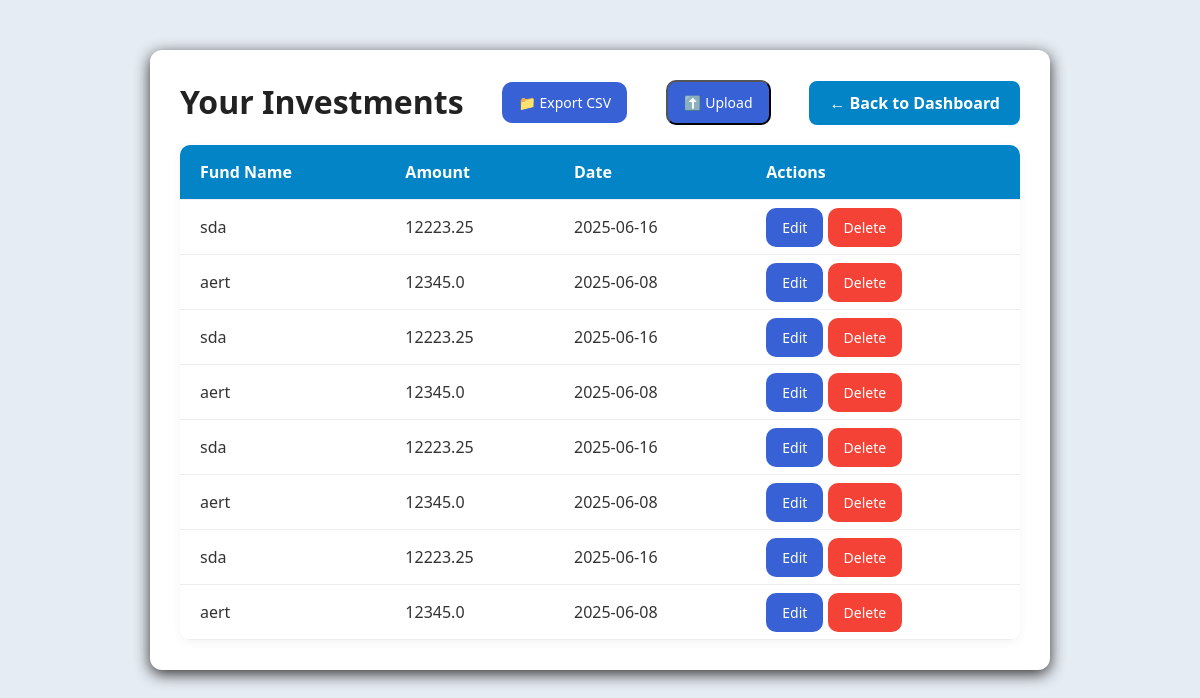
Page /investments (signed in) on the earlier database version.
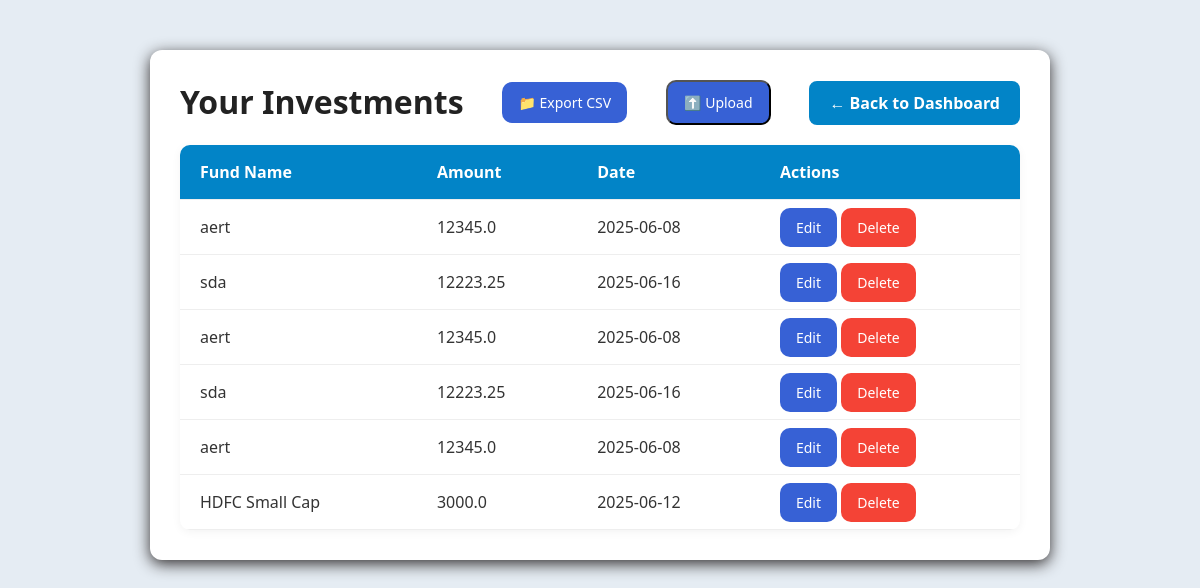
Same page on the later database version.
### tables this page shows
CREATE TABLE funds (
            id INTEGER PRIMARY KEY AUTOINCREMENT,
            fund_name TEXT NOT NULL,
            amount REAL NOT NULL,
            date TEXT NOT NULL,
            username TEXT NOT NULL
        );

### app/__init__.py (the view)
    @app.route('/investments')
    def show_investments():
        if 'username' not in session:
            return redirect(url_for('login'))
        conn = get_db_connection()
        username = session['username']
        funds = conn.execute('SELECT * FROM funds WHERE username = ?', (username,)).fetchall()
        conn.close()
        return render_template('investments.html', funds=funds, username=username )

### app/templates/investments.html (shortened to what this page needs)
<!DOCTYPE html>
<html>
<head>
    <link href="https://cdn.jsdelivr.net/npm/bootstrap@5.3.0/dist/css/bootstrap.min.css" rel="stylesheet">
</head>
<body>
  <div class="container">
    <div class="top-bar">
      <h2>Your Investments</h2>
      <a href="{{ url_for('export_csv') }}" class="buttons1">📁 Export CSV</a>
<button type="button" class="buttons1" data-bs-toggle="modal" data-bs-target="#uploadModal">
  ⬆️ Upload
</button>
      <a href="{{ url_for('dashboard') }}" class="back-btn">← Back to Dashboard</a>
    </div>
    {% if funds %}
    <table>
      <thead>
        <tr>
          <th>Fund Name</th>
          <th>Amount</th>
          <th>Date</th>
          <th>Actions</th>
        </tr>
      </thead>
      <tbody>
        {% for fund in funds %}
        <tr>
          <td>{{ fund['fund_name'] }}</td>
          <td>{{ fund['amount'] }}</td>
          <td>{{ fund['date'] }}</td>
          <td>
            <a href="{{ url_for('edit_fund', fund_id=fund['id']) }}" class="buttons1">Edit</a>
            <a href="{{ url_for('delete_fund', fund_id=fund['id']) }}" class="buttons2">Delete</a>
          </td>
        </tr>
        {% endfor %}
      </tbody>
    </table>
    {% else %}
    <div class="no-data">You have not added any investments yet.</div>
    {% endif %}
  </div>
</body>
</html>

### app/templates/investments.html (style rules this page uses)
body { font-family: 'Segoe UI', Tahoma, Geneva, Verdana, sans-serif; background: #e5ecf3; margin: 0; padding: 0; color: #333; }
.container { max-width: 900px; margin: 50px auto; background: white; padding: 30px; border-radius: 12px; box-shadow: 0 4px 15px rgba(40, 36, 36, 0.948); }
.top-bar { display: flex; justify-content: space-between; align-items: center; margin-bottom: 20px; }
h2 { margin: 0; font-weight: 700; color: #222; }
.back-btn { background: #0284c7; color: white !important; padding: 10px 20px; border-radius: 8px; text-decoration: none; font-weight: 600; transition: background 0.3s ease; }
table { width: 100%; border-collapse: collapse; background: white; box-shadow: 0 2px 10px rgba(0, 0, 0, 0.05); border-radius: 10px; overflow: hidden; }
th, td { padding: 15px 20px; text-align: left; border-bottom: 1px solid #eee; font-size: 16px; }
th { background-color: #0284c7; color: white; font-weight: 700; }
.buttons1 { background-color: #3761d5; color: white !important; padding: 10px 16px; text-align: center; border-radius: 10px; text-decoration: none; font-size: 14px; }
.buttons2 { background-color: #f44336; color: white !important; padding: 10px 16px; text-align: center; border-radius: 10px; text-decoration: none; font-size: 14px; }

Differences in the rows shown:
removed funds: fund_name "sda", amount "12223.25", date "2025-06-16"
removed funds: fund_name "aert", amount "12345.0", date "2025-06-08"
removed funds: fund_name "sda", amount "12223.25", date "2025-06-16"
added funds: fund_name "HDFC Small Cap", amount "3000.0", date "2025-06-12"
